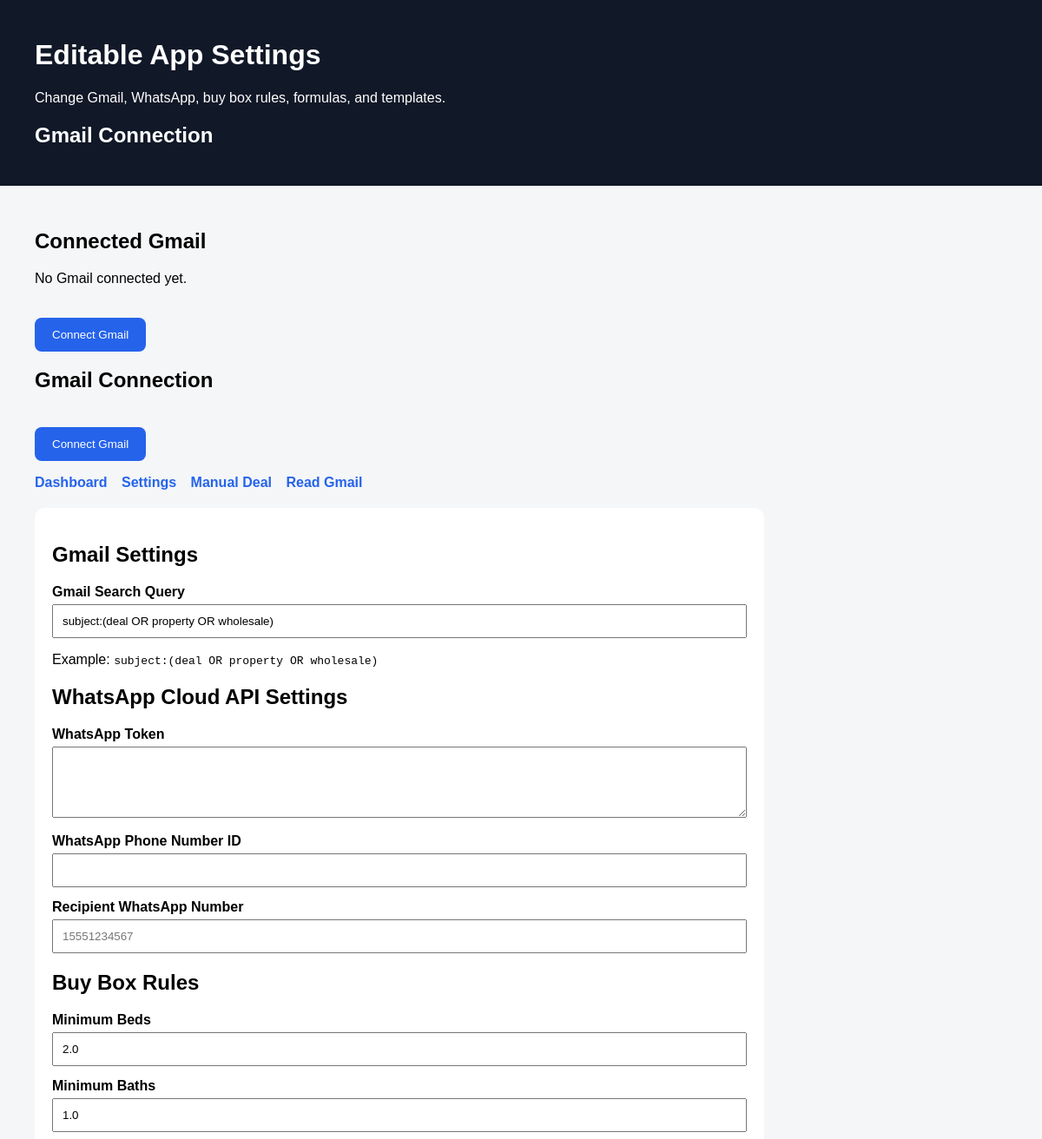
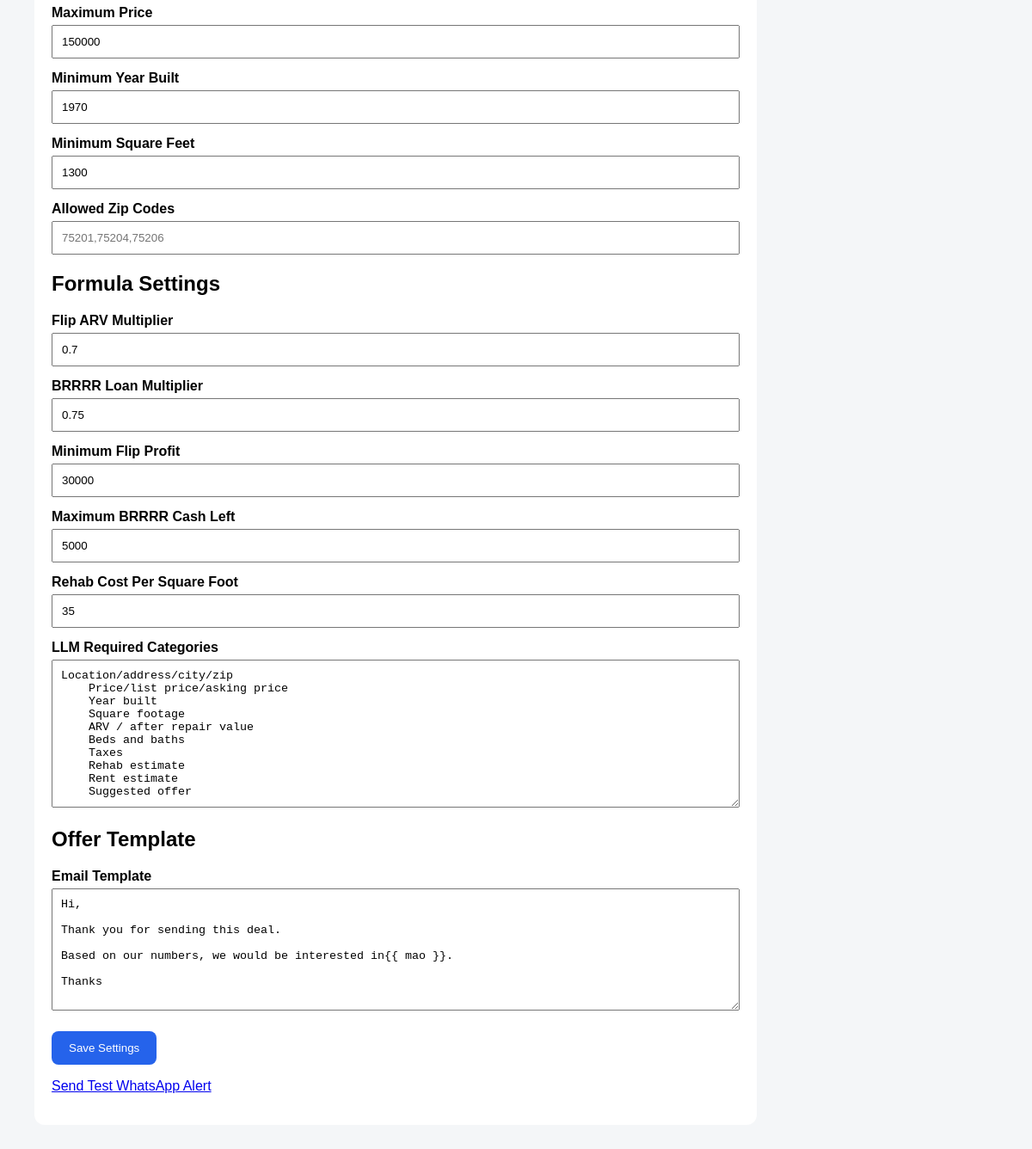
/settings/, run on the app's committed database (2 pictures, top to bottom).
### deals/models.py (models this page shows)
class AppSettings(models.Model):
    gmail_query = models.CharField(
        max_length=255,
        default='subject:(deal OR property OR wholesale)'
    )
    llm_required_categories = models.TextField(
    default="""Location/address/city/zip
    Price/list price/asking price
    Year built
    Square footage
    ARV / after repair value
    Beds and baths
    Taxes
    Rehab estimate
    Rent estimate
    Suggested offer"""
    )
    whatsapp_token = models.TextField(blank=True)
    whatsapp_phone_number_id = models.CharField(max_length=255, blank=True)
    whatsapp_to_number = models.CharField(max_length=50, blank=True)
    min_beds = models.FloatField(default=2)
    min_baths = models.FloatField(default=1)
    max_price = models.IntegerField(default=150000)
    min_year_built = models.IntegerField(default=1970)
    min_sqft = models.IntegerField(default=1300)
    allowed_zip_codes = models.TextField(default="", blank=True)
    flip_arv_multiplier = models.FloatField(default=0.70)
    brrrr_loan_multiplier = models.FloatField(default=0.75)
    min_flip_profit = models.IntegerField(default=30000)
    max_brrrr_cash_left = models.IntegerField(default=5000)
    rehab_cost_per_sqft = models.IntegerField(default=35)
    difflib_confidence_threshold = models.FloatField(default=0.60)
    offer_template = models.TextField(default="""Hi,

Thank you for sending this deal.

Based on our numbers, we would be interested at {{ mao }}.

Thanks""")

### deals/views.py (the view, shortened to what this page needs)
# urls.py: path("settings/", views.settings_page, name="settings"),
def settings_page(request):
    settings = get_settings()
    gmail_account = GmailAccount.objects.first()
    return render(
        request,
        "deals/settings.html",
        {
            "settings": settings
        }
    )

### deals/services.py (called while the page is built)
def get_settings():
    settings = AppSettings.objects.first()
    if not settings:
        settings = AppSettings.objects.create()
    return settings

### deals/templates/deals/settings.html (shortened to what this page needs)
<!DOCTYPE html>
<html>
<head>
</head>
<body>
    <header>
        <h1>Editable App Settings</h1>
        <p>Change Gmail, WhatsApp, buy box rules, formulas, and templates.</p>
        <h2>Gmail Connection</h2>
    </header>
    <div class="container">
        <h2>Connected Gmail</h2>
{% if gmail_account %}
    <p>Connected as: <b>{{ gmail_account.email }}</b></p>
{% else %}
    <p>No Gmail connected yet.</p>
{% endif %}
<a href="/connect-gmail/">
    <button type="button">Connect Gmail</button>
</a>
    <h2>Gmail Connection</h2>
    <p>
    <a href="/connect-gmail/">
        <button type="button">Connect Gmail</button>
    </a>
    </p>
        <div class="nav">
            <a href="/">Dashboard</a>
            <a href="/settings/">Settings</a>
            <a href="/manual-deal/">Manual Deal</a>
            <a href="/read-gmail/">Read Gmail</a>
        </div>
        <div class="card">
            <form method="POST">
                <h2>Gmail Settings</h2>
                <label>Gmail Search Query</label>
                <input
                    name="gmail_query"
                    value="{{ settings.gmail_query }}"
                >
                <p>
                    Example:
                    <code>subject:(deal OR property OR wholesale)</code>
                </p>
                <h2>WhatsApp Cloud API Settings</h2>
                <label>WhatsApp Token</label>
                <textarea name="whatsapp_token" rows="4">{{ settings.whatsapp_token }}</textarea>
                <label>WhatsApp Phone Number ID</label>
                <input
                    name="whatsapp_phone_number_id"
                    value="{{ settings.whatsapp_phone_number_id }}"
                >
                <label>Recipient WhatsApp Number</label>
                <input
                    name="whatsapp_to_number"
                    value="{{ settings.whatsapp_to_number }}"
                    placeholder="15551234567"
                >
                <h2>Buy Box Rules</h2>
                <label>Minimum Beds</label>
                <input name="min_beds" value="{{ settings.min_beds }}">
                <label>Minimum Baths</label>
                <input name="min_baths" value="{{ settings.min_baths }}">
                <label>Maximum Price</label>
                <input name="max_price" value="{{ settings.max_price }}">
                <label>Minimum Year Built</label>
                <input name="min_year_built" value="{{ settings.min_year_built }}">
                <label>Minimum Square Feet</label>
                <input name="min_sqft" value="{{ settings.min_sqft }}">
                <label>Allowed Zip Codes</label>
                <input
                    name="allowed_zip_codes"
                    value="{{ settings.allowed_zip_codes }}"
                    placeholder="75201,75204,75206"
                >
                <h2>Formula Settings</h2>
                <label>Flip ARV Multiplier</label>
                <input name="flip_arv_multiplier" value="{{ settings.flip_arv_multiplier }}">
                <label>BRRRR Loan Multiplier</label>
                <input name="brrrr_loan_multiplier" value="{{ settings.brrrr_loan_multiplier }}">
                <label>Minimum Flip Profit</label>
                <input name="min_flip_profit" value="{{ settings.min_flip_profit }}">
                <label>Maximum BRRRR Cash Left</label>
                <input name="max_brrrr_cash_left" value="{{ settings.max_brrrr_cash_left }}">
                <label>Rehab Cost Per Square Foot</label>
                <input name="rehab_cost_per_sqft" value="{{ settings.rehab_cost_per_sqft }}">
                <label>LLM Required Categories</label>
                <textarea
                    name="llm_required_categories"
                    rows="10"
                    style="width:100%; padding:10px;"
                >{{ settings.llm_required_categories }}</textarea>
                <h2>Offer Template</h2>
                <label>Email Template</label>
                <textarea name="offer_template" rows="8">{{ settings.offer_template }}</textarea>
                <button type="submit">Save Settings</button>
            </form>
            <p>
                <a href="/test-whatsapp/">Send Test WhatsApp Alert</a>
            </p>
        </div>
    </div>
</body>
</html>

### deals/templates/deals/settings.html (style rules this page uses)
body { font-family: Arial, sans-serif; background: #f4f6f8; margin: 0; }
header { background: #111827; color: white; padding: 24px 40px; }
.container { padding: 30px 40px; }
.nav a { margin-right: 12px; color: #2563eb; font-weight: bold; text-decoration: none; }
.card { background: white; padding: 20px; border-radius: 12px; margin-top: 20px; max-width: 800px; }
label { font-weight: bold; display: block; margin-top: 14px; }
input, textarea { width: 100%; padding: 10px; margin-top: 5px; box-sizing: border-box; }
button { margin-top: 20px; background: #2563eb; color: white; border: 0; padding: 12px 20px; border-radius: 8px; cursor: pointer; }

### data on the page
AppSettings: gmail_query "subject:(deal OR property OR wholesale)", min_beds "2.0", min_baths "1.0", max_price "150000", min_year_built "1970", min_sqft "1300", flip_arv_multiplier "0.7", brrrr_loan_multiplier "0.75", min_flip_profit "30000", max_brrrr_cash_left "5000", rehab_cost_per_sqft "35", llm_required_categories "Location/address/city/zip Price/list price/asking price Year built Square footage ARV / after repair value Beds and baths Taxes Rehab estimate Rent estimate Suggested offer", offer_template "Hi, Thank you for sending this deal. Based on our numbers, we would be interested in{{ mao }}. Thanks"
